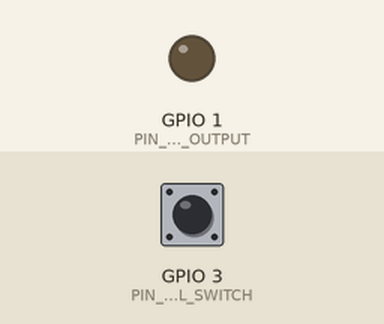
Simulated run of this sketch. Board: ESP8266 (NodeMCU). Parts: output pins drawn as LEDs (lit = HIGH). The inputs (shaded band) are chosen by the test bench; at power-on: GPIO 3 (PIN_DOORBELL_SWITCH) LOW. WiFi joins after 1.5 s; servers stay silent unless stated; no MQTT or app messages arrive unless stated.

Above: at 0.1 s.
At 2.2 s:
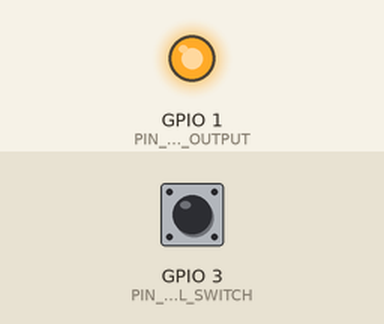
Timing chart, 0 to 3.7 s (numbered marks = the images above):
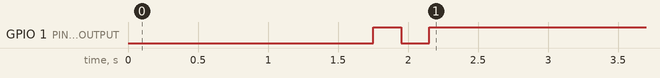

The sketch:

door_bell_firmware_v0_1.ino
```cpp
/*
 * SmartDoorbell project
 * Authors: Rick Slinkman, Paulo Caetano
 *
 */

#include <ESP8266WiFi.h>
#include <PubSubClient.h>

const short PIN_LED_OUTPUT = 1;           // GPIO1 aka TX
const short PIN_DOORBELL_SWITCH = 3;  // GPIO3 aka RX

const char* ssid = "someSSID";
const char* password =  "somepassword";
const char* mqttServer = "192.168.2.4";
const int mqttPort = 1883;
const char* mqttUser = "mqttuser";
const char* mqttPassword = "someotherpassword";

WiFiClient espClient;
PubSubClient client(espClient);

void setup() {
  pinMode(PIN_LED_OUTPUT, OUTPUT);
  pinMode(PIN_DOORBELL_SWITCH, INPUT);

  //Serial.begin(115200);

  WiFi.begin(ssid, password);

  while (WiFi.status() != WL_CONNECTED) {
    delay(500);
    //Serial.println("Connecting to WiFi..");
  }
  //Serial.println("Connected to the WiFi network");

  client.setServer(mqttServer, mqttPort);


  while (!client.connected()) {
    //Serial.println("Connecting to MQTT...");

    if (client.connect("ESP8266Client", mqttUser, mqttPassword )) {

       ledBlink(2,200);
       delay(400);
       attachInterrupt(PIN_DOORBELL_SWITCH, highInterrupt, HIGH);
      //Serial.println("connected");

    } else {

      //Serial.print("failed with state ");
      //Serial.print(client.state());
      ledBlink(6,800);
      delay(2000);

    }
  }
}

volatile boolean turnOn = false;
// delay in milliseconds between blinks of the LED
unsigned int interval = 5000;
unsigned long lastDebounceTime = 0;
unsigned long debounceDelay = 3000;

// the loop function runs over and over again forever
void loop() {
    client.loop();
    //delay(10);
    if(turnOn){
      turnOn = LOW;
      if ((millis() - lastDebounceTime) > debounceDelay) {
        lastDebounceTime = millis();
        ledBlink(1,250);
        client.publish("doorbell/activated", "Someone is at your door");
      }
      attachInterrupt(PIN_DOORBELL_SWITCH, highInterrupt, RISING);
    }
}

void ledBlink(int numberOfBlinks, int blinkingInterval){
   while(numberOfBlinks > 0){
       digitalWrite(PIN_LED_OUTPUT, LOW);
       delay(blinkingInterval);
       digitalWrite(PIN_LED_OUTPUT, HIGH);
       delay(blinkingInterval);
       numberOfBlinks = numberOfBlinks -1;
   }
}

void highInterrupt(){
    detachInterrupt(PIN_DOORBELL_SWITCH);
    turnOn = HIGH;
}
```
